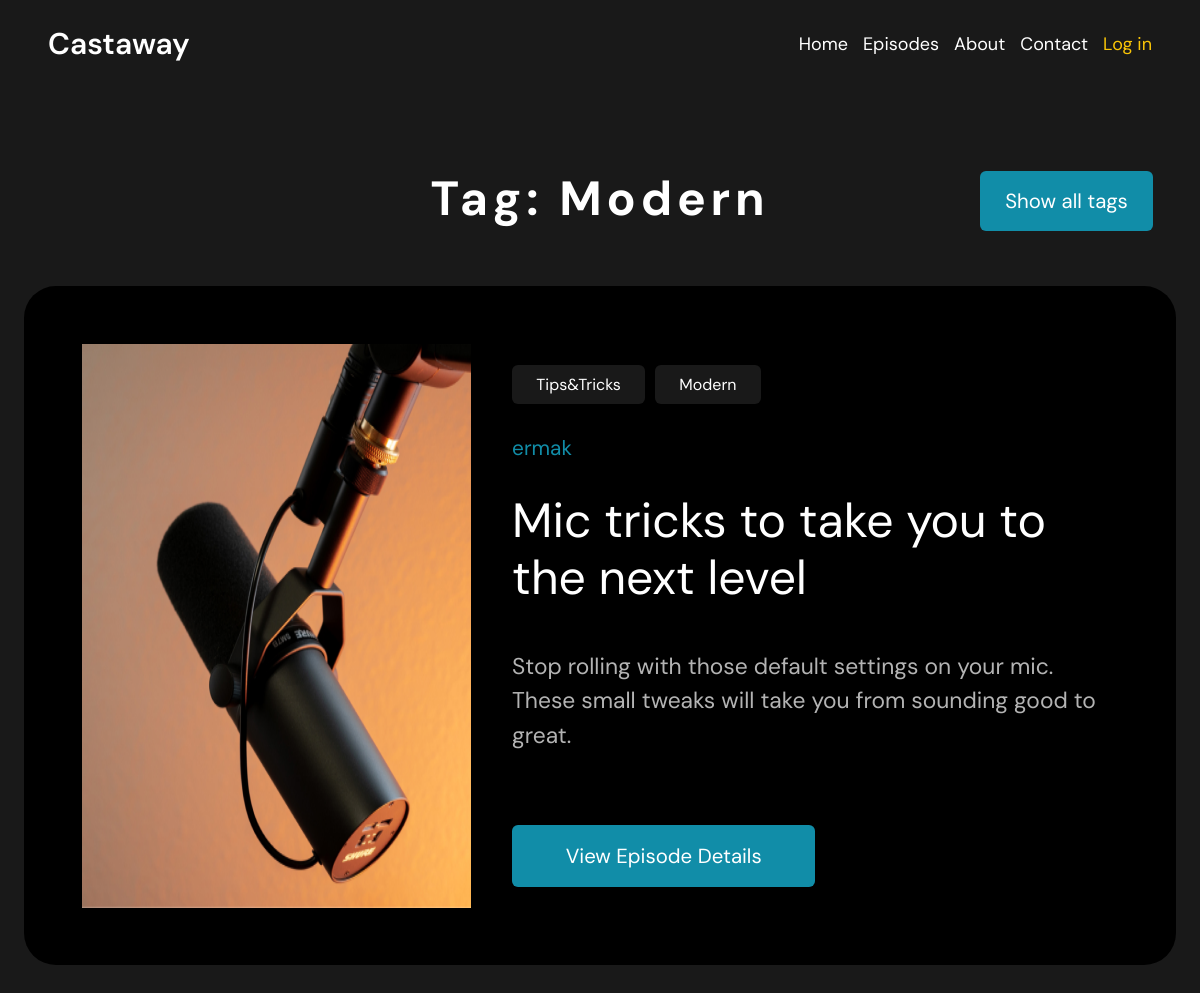
/tags/modern, run on the app's committed database.
### home/models.py (models this page shows, shortened)
class Tags(models.Model):
    name = models.CharField(max_length=50)
    slug = models.SlugField(max_length=50, unique=True)
    def get_absolute_url(self):
        return reverse('show_tags', kwargs={"tag_slug": self.slug})
    class Meta:
        verbose_name_plural = 'Tags'

class Episodes(models.Model):
    title = models.CharField(max_length=255)
    slug = models.SlugField(max_length=100, unique=True)
    description = models.CharField(max_length=200)
    content = models.TextField()
    image = models.ImageField()
    tags = models.ManyToManyField('Tags', related_name='tags')
    time_create = models.DateTimeField(auto_now_add=True)
    time_update = models.DateTimeField(auto_now=True)
    author = models.ForeignKey(User, on_delete=models.PROTECT)
    def get_absolute_url(self):
        return reverse('episodes_detail', kwargs={"episode_id": self.pk})
    class Meta:
        verbose_name_plural = 'Episodes'

### home/views.py (the view)
# urls.py: path('tags/<slug:tag_slug>', views.show_tags, name='show_tags'),
def show_tags(request, tag_slug):
    tag = Tags.objects.get(slug=tag_slug)
    episodes = Episodes.objects.filter(tags__in=[tag])
    return render(request, 'tags.html', {'episodes': episodes, 'tag': tag})

### home/templates/tags.html
{% extends 'base.html' %}
{% block content %}
<div class="episodes-content">
    <div class="tags-header">
        <h1 class="tag-name">Tag: {{ tag.name }}</h1>
        <a href="{% url 'show_all_tags' %}"><button class="show-all-tags-button">Show all tags</button></a>
    </div>
    {% for ep in episodes %}
    <div class="episodes-content-card">
        <img src="{{ ep.image.url }}" alt="">
        <div class="episodes-content-card-description">
            <div class="section-2-tags">
                {% for tag in ep.tags.all %}
                <a href="{{ tag.get_absolute_url }}">{{ tag.name }}</a>
                {% endfor %}
            </div>
            <p class="ep-num">{{ ep.author }}</p>
            <h1>{{ ep.title|capfirst }}</h1>
            <p class="ep-content">{{ ep.description }}</p>
            <a class="get-absolute-url" href="{{ ep.get_absolute_url }}">
                <button type="button">View Episode Details</button>
            </a>
        </div>
    </div>
    {% endfor %}
</div>
{% endblock %}

### home/static/css/styles.css (style rules this page uses)
* { margin: 0; padding: 0; box-sizing: border-box; color: #fff; font-family: "DM Sans", serif; }
body { background-color: #191919; }
a { text-decoration: none; color: #fff; }
button { border: none; outline: none; align-self: center; padding: 1.5%; border-radius: 6px; display: inline-block; }
.episodes-content { display: flex; flex-direction: column; padding: 2%; }
.episodes-content-card { padding: 5%; display: flex; background-color: #000; border-radius: 32px; margin-bottom: 5%; }
.episodes-content-card img { margin-right: 4%; }
.episodes-content-card-description { padding: 2% 0; }
.episodes-content-card-description h1 { margin: 5% 0 7% 0; font-weight: 400; line-height: 1.2em; font-size: 4vw; }
.episodes-content-card-description a { display: inline-block; text-align: center; border-radius: 6px; }
.episodes-content-card-description button { border-radius: 6px; display: inline-block; background-color: #118DA8; width: 50%; text-align: center; font-size: 1.7vw; }
.ep-num { color: #118DA8; font-size: 1.3em; }
.ep-content { max-width: 100%; opacity: 70%; overflow: scroll; max-height: 40%; font-size: 1.9vw; margin-bottom: 12%; line-height: 1.5em; }
.get-absolute-url { width: 50%; }
.get-absolute-url button { padding: 6% 1.5%; width: 100%; }
.section-2-tags { display: flex; flex-wrap: wrap; align-content: ; gap: 10px; margin-bottom: 5%; }
.section-2-tags a { margin: 0; padding: 1.5% 4%; background-color: #191919; }
.tags-header { padding: 2%; text-align: center; position: relative; }
.show-all-tags-button { border-radius: 6px; display: inline-block; background-color: #118DA8; width: 15%; text-align: center; font-size: 1.7vw; position: absolute; top: 34%; right: 2%; }
.tag-name { letter-spacing: 0.1em; display: inline-block; margin: 3%; text-align: center; font-size: 4vw; }

### data on the page
Tags: name "Modern"
Episodes: image (picture), author "ermak", title "Mic tricks to take you to the next level", description "Stop rolling with those default settings on your mic. These small tweaks will take you from sounding good to great."
Tags: name "Tips&Tricks"
